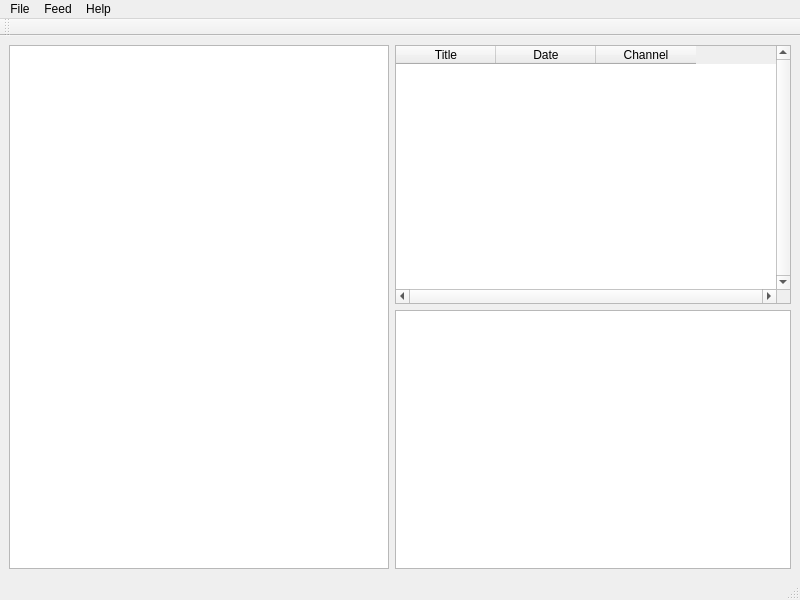
<?xml version="1.0" encoding="UTF-8"?>
<ui version="4.0">
 <class>XFeed</class>
 <widget class="QMainWindow" name="XFeed">
  <property name="geometry">
   <rect>
    <x>0</x>
    <y>0</y>
    <width>800</width>
    <height>600</height>
   </rect>
  </property>
  <property name="windowTitle">
   <string>XFeed</string>
  </property>
  <widget class="QWidget" name="centralwidget">
   <layout class="QGridLayout" name="gridLayout">
    <item row="0" column="0">
     <layout class="QHBoxLayout" name="horizontalLayout">
      <item>
       <widget class="QTreeView" name="xtree">
        <property name="sizePolicy">
         <sizepolicy hsizetype="Minimum" vsizetype="Expanding">
          <horstretch>0</horstretch>
          <verstretch>0</verstretch>
         </sizepolicy>
        </property>
        <property name="minimumSize">
         <size>
          <width>380</width>
          <height>0</height>
         </size>
        </property>
        <property name="contextMenuPolicy">
         <enum>Qt::ContextMenuPolicy::CustomContextMenu</enum>
        </property>
        <property name="autoScroll">
         <bool>true</bool>
        </property>
        <property name="editTriggers">
         <set>QAbstractItemView::EditTrigger::NoEditTriggers</set>
        </property>
        <property name="textElideMode">
         <enum>Qt::TextElideMode::ElideNone</enum>
        </property>
       </widget>
      </item>
      <item>
       <layout class="QVBoxLayout" name="verticalLayout">
        <item>
         <widget class="QTableWidget" name="tableWidget">
          <property name="frameShadow">
           <enum>QFrame::Shadow::Sunken</enum>
          </property>
          <property name="verticalScrollBarPolicy">
           <enum>Qt::ScrollBarPolicy::ScrollBarAlwaysOn</enum>
          </property>
          <property name="horizontalScrollBarPolicy">
           <enum>Qt::ScrollBarPolicy::ScrollBarAlwaysOn</enum>
          </property>
          <property name="sizeAdjustPolicy">
           <enum>QAbstractScrollArea::SizeAdjustPolicy::AdjustToContents</enum>
          </property>
          <property name="showGrid">
           <bool>true</bool>
          </property>
          <attribute name="horizontalHeaderCascadingSectionResizes">
           <bool>false</bool>
          </attribute>
          <attribute name="verticalHeaderCascadingSectionResizes">
           <bool>false</bool>
          </attribute>
          <attribute name="verticalHeaderShowSortIndicator" stdset="0">
           <bool>false</bool>
          </attribute>
          <attribute name="verticalHeaderStretchLastSection">
           <bool>false</bool>
          </attribute>
          <column>
           <property name="text">
            <string>Title</string>
           </property>
          </column>
          <column>
           <property name="text">
            <string>Date</string>
           </property>
          </column>
          <column>
           <property name="text">
            <string>Channel</string>
           </property>
          </column>
         </widget>
        </item>
        <item>
         <widget class="QTextEdit" name="textEdit"/>
        </item>
       </layout>
      </item>
     </layout>
    </item>
   </layout>
  </widget>
  <widget class="QMenuBar" name="menubar">
   <property name="geometry">
    <rect>
     <x>0</x>
     <y>0</y>
     <width>800</width>
     <height>23</height>
    </rect>
   </property>
   <widget class="QMenu" name="menuFile">
    <property name="title">
     <string>File</string>
    </property>
   </widget>
   <widget class="QMenu" name="menuFeed">
    <property name="title">
     <string>Feed</string>
    </property>
    <addaction name="actionAdd_Folder"/>
    <addaction name="actionAdd_Channel"/>
   </widget>
   <widget class="QMenu" name="menuHelp">
    <property name="title">
     <string>Help</string>
    </property>
   </widget>
   <addaction name="menuFile"/>
   <addaction name="menuFeed"/>
   <addaction name="menuHelp"/>
  </widget>
  <widget class="QStatusBar" name="statusbar"/>
  <widget class="QToolBar" name="toolBar">
   <property name="windowTitle">
    <string>toolBar</string>
   </property>
   <attribute name="toolBarArea">
    <enum>TopToolBarArea</enum>
   </attribute>
   <attribute name="toolBarBreak">
    <bool>false</bool>
   </attribute>
  </widget>
  <action name="actionAdd_Channel">
   <property name="text">
    <string>Add Channel</string>
   </property>
  </action>
  <action name="actionAdd_Folder">
   <property name="text">
    <string>Add &amp;Folder</string>
   </property>
  </action>
 </widget>
 <resources/>
 <connections/>
</ui>
